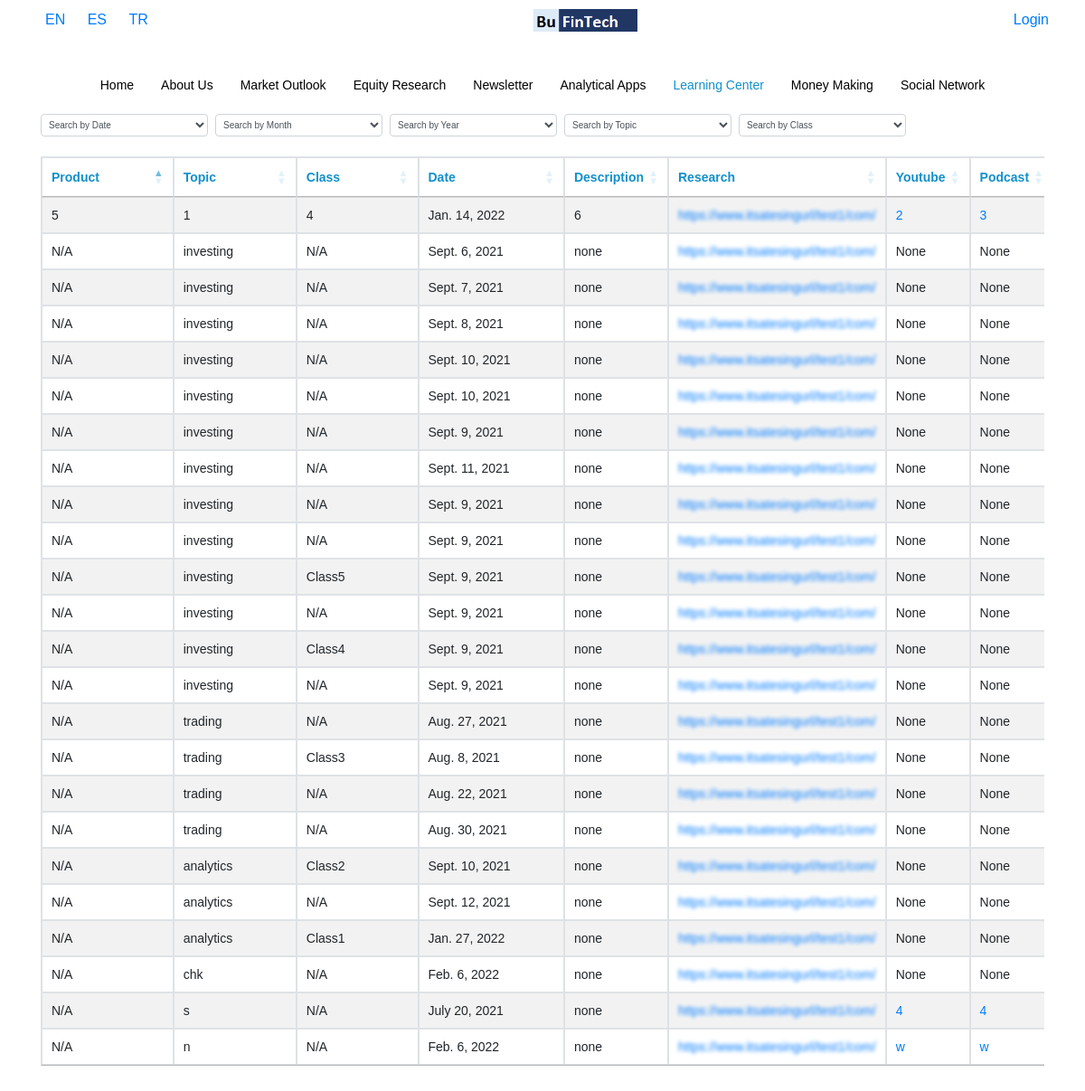
Page /en/learning-center on the earlier database version.
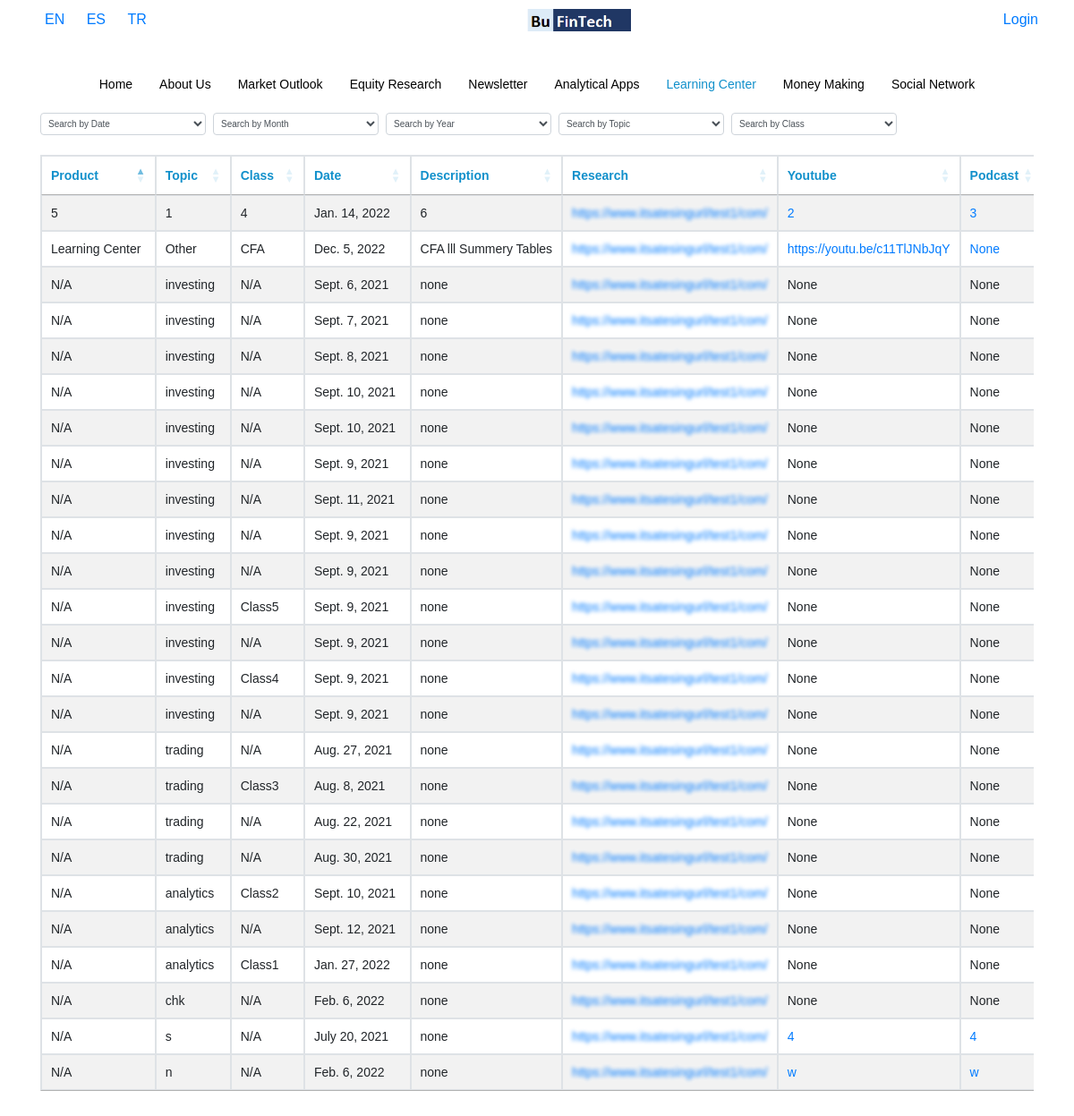
Same page on the later database version.
### base/models.py (models this page shows, shortened)
class learning(models.Model):
    Language = models.CharField(max_length=50)
    Product = models.CharField(max_length=50,blank=True, default="N/A")
    Topic = models.CharField(max_length=50,blank=True)
    Class = models.CharField(max_length=50,blank=True, default="N/A")
    Date = models.DateField(blank=True)
    Description = models.CharField(max_length=50,blank=True,default="none")
    Research = models.URLField()
    Youtube = models.CharField(max_length=50,blank=True)
    Podcast = models.CharField(max_length=50,blank=True)
    class Meta:
        verbose_name = "Learning Center"
        verbose_name_plural = "Learning Center"

### base/views.py (the view)
# urls.py: re_path(r'^(?P<Language>[a-z]{2})/learning-center$', views.learn, name='learning-center'),
def learn(request, Language):
    display_url = True
    try:
        user_payment = Api_key.objects.get(user = request.user)
    except:
        user_payment = None
    if user_payment != None:
        pass
    else:
        display_url = False
    hidden = [0,1]
    setCurrentLanguage(request, Language)
    nav_items = ListPage.objects.filter(Language=request.session['current_language']).order_by('Priority').values_list("Menu_Name","url").distinct()
    obj = learning.objects.filter(Language=request.session['current_language'])
    data = serializers.serialize("python",learning.objects.filter(Language=request.session['current_language']) )
    categories = obj.values("Topic").distinct()
    classes = obj.values("Class").distinct()
    return render (request,'base/learning.html',{'display_url':display_url, 'obj':obj,'table_form':LearningForm(),'data':data, 'hidden':hidden,"nav_items":list(dict.fromkeys(nav_items)),'Language':Language, 'categories':categories, 'classes':classes})

### base/forms.py
class LearningForm(ModelForm):
    class Meta:
        model = learning
        fields = '__all__'

### base/templatetags/current_url.py (called while the page is built)
@register.filter
def current_url(value, url):
    url = url[4:]
    value = value.replace("_","-")
    if value == "analytic-apps":
        value = "analytical-apps"
    print(value, url)
    result = re.search(value , url)
    if result != None:
        return True

### base/views.py (called while the page is built)
def setCurrentLanguage(request, Language):
    request.session['current_language'] = Language
    return

### base/templates/base/learning.html (shortened to what this page needs)
{% extends 'base/home.html' %}
{% load static %}
{% block content %}
<div class="container">
        <div class=" d-block d-md-flex searcbox">
            <select style="height: 25px; font-size: 10px; padding: 4px;" class="form-control col-12 col-md-2 mt-2 mt-md-0 mr-2" id="learning_search_date" title="Search By Date">
				<option value="">Search by Date</option>
			</select>
            <select style="height: 25px; font-size: 10px; padding: 4px;" class="form-control col-12 col-md-2 mt-2 mt-md-0 mr-2" id="learning_search_month" title="Search By Month">
				<option value="">Search by Month</option>
			</select>
            <select style="height: 25px; font-size: 10px; padding: 4px;" class="form-control col-12 col-md-2 mt-2 mt-md-0 mr-2" id="learning_search_year" title="Search By Year">
                <option value="">Search by Year</option>
            </select>
            <select style="height: 25px; font-size: 10px; padding: 4px;" class="form-control col-12 col-md-2 mt-2 mt-md-0 mr-2" id="learning_search" title="Search By Category">
                <option value="">Search by Topic</option>
            </select>
            <select style="height: 25px; font-size: 10px; padding: 4px;" class="form-control col-12 col-md-2 mt-2 mt-md-0 mr-2" id="learning_search_class" title="Search By Category">
                <option value="">Search by Class</option>
            </select>
        </div>
	<br />
    <div class="width">
    <table id="example" class="table table-striped table-bordered" style="width:101%">
        <thead>
            <tr>
                {% for field in table_form %}
                    {% if field.label  == 'Url' %}
                        {% if display_url %}
                            <th> {{field.label}} </th>
                        {% endif %}
                    {% elif field.label  == 'Language' %}
                    {% else %}
                        <th> {{field.label}} </th>
                    {% endif %}
				{% endfor %}
            </tr>
        </thead>
        <tbody>
            {% for instance in data %}
                <tr>
                {% for field, value in instance.fields.items %}
                            {% if field == 'Research' %}
                                {% if display_url == False %}
                                    <td style="min-width: 203px;">
                                        <a class="blurLinks" href="{% url 'payment' %}" onmouseover="hov(this)" onmouseout="hovOut(this)">https://www.itsatesingurl/test1/com/</a>
                                    </td>
                                {% else %}
                                    <td> <a  href="{{value}}">{{value}}</a></td>
                                {% endif %}
                            {% elif field == 'Language' %}
                            {% elif field == 'Youtube' %}
                                {% if value %}
                                    <td> <a  href="{{value}}">{{value}}</a></td>
                                {% else %}
                                    <td>None</td>
                                {% endif %}
                            {% elif field == 'Podcast' %}
                                {% if value %}
                                    <td><a href="{{value}}">{{value}}</a></td>
                                {% else %}
                                    <td>None</td>
                                {% endif %}
                            {% else %}
                                <td> {{value }} </td>
                            {%endif%}
                {% endfor %}
                </tr>
            {% endfor %}
        </tbody>
    </table>
    </div>
</div>
{% endblock content %}

### base/templates/base/home.html (shortened to what this page needs)
 {% load static %}
 <!DOCTYPE html>
<html>
<head>
    {% include 'base/head.html' %}
</head>
<body  style="overflow-x:hidden;">
<div class="container-fluid" id="page"  style="overflow-x:hidden;">
    {% include 'base/navbar.html' %}
    {% block content %}{% endblock content %}
</div>
</body>
</html>

### base/templates/base/head.html (shortened to what this page needs)
{% load static %}
<link rel="stylesheet" href=" {% static 'base/style.css' %} ">
<link rel="stylesheet" href=" {% static 'base/url.css' %} ">
<link rel="stylesheet" href="https://maxcdn.bootstrapcdn.com/bootstrap/4.5.2/css/bootstrap.min.css">
<link rel="stylesheet" href="https://cdnjs.cloudflare.com/ajax/libs/font-awesome/4.7.0/css/font-awesome.min.css">
<link rel="stylesheet" href="https://cdnjs.cloudflare.com/ajax/libs/bootstrap-datepicker/1.8.0/css/bootstrap-datepicker.min.css" />
<link rel="stylesheet" type="text/css" href="https://cdn.datatables.net/1.10.25/css/jquery.dataTables.css">

### base/templates/base/navbar.html (shortened to what this page needs)
{% load static %}
{% load current_url %}
<link type="text/css" rel="stylesheet" href="{% static 'sidebar/demo.css' %}" />
<link type="text/css" rel="stylesheet" href="{% static 'sidebar/mmenu.css' %}" />
<div class="header">
	<div class="" >
		<span class="float-left d-none d-md-inline">
			<a class="myBtn a-effect" href="{% url request.resolver_match.url_name Language='en'  %}" style="text-decoration: none;">EN</a>
			<a class="myBtn a-effect" href="{% url request.resolver_match.url_name Language='es'  %}" style="text-decoration: none;">ES</a>
			<a class="myBtn a-effect" href="{% url request.resolver_match.url_name Language='tr'  %}" style="text-decoration: none;">TR</a>
		</span>
		<a href="{% url 'redirect_index' %}" id="middleLogo">  <img style="width: 116px;" src="{% static 'images/bufintech_logo1.png' %}"></a>
		<div class="d-none d-md-block float-right">
			{% if request.user.is_authenticated %}
			<a href="{% url 'profile' %}">Profile</a>
			<!-- {% if not display_url %}
			<a style="margin-left: 10px;" href="{% url 'payment' %}">Subscribe</a>
			{% endif %} -->
			<a style="margin-left: 10px;" href="{% url 'payment' %}">Subscribe</a>
			<a class="myBtn a-effect" href="{% url 'logout'  %}" style="text-decoration: none;">Logout</a>
			{% else %}
			<a href="{% url 'login' %}">Login</a>
			{% endif %}
		</div>
	</div>
</div>
<div class=" d-none d-md-flex justify-content-center" style="margin-top: 3%;">
    <ul class="ul-flex">
		{%for item in nav_items%}
		{% if item.1|current_url:request.path  %}
		<li><a href="{% url item.1 Language=Language %}" style="color: #1190cb;">{{item.0}}</a></li>
		{% else %}
		<li><a href="{% url item.1 Language=Language %}">{{item.0}}</a></li>
		{% endif %}
		{% endfor %}
    </ul>
</div>

### mysite/static/base/style.css (style rules this page uses)
html, body { height: 100%; width: 100%; height: 100vh; width: 100vw; margin: 0; }
.width { overflow-x: auto; white-space: nowrap; margin-bottom: 50px; }
ul { padding: 0; list-style: none; }
ul li { color:#1190cb; position: relative; line-height: 21px; text-align: left; display: inline; padding:0px 10px; list-style:none; }
ul li a { padding: 0px 10px; color: black; text-decoration: none; }
th { color:#1190cb; }
td { width:25%; }
a { color:black; }
.myBtn { text-decoration: none; cursor: pointer; padding: 0px 10px; }
.ul-flex { display: flex; flex-wrap: wrap; justify-content: center; }
.ul-flex li { padding: 5px; }

### mysite/static/base/url.css (style rules this page uses)
.blurLinks { filter: blur(2px); -webkit-filter: blur(2px); }

### mysite/static/sidebar/demo.css (style rules this page uses)
html, body { padding: 0; margin: 0; }
body { background-color: #fff; font-family: Arial, Helvetica, Verdana; font-size: 14px; line-height: 22px; color: #666; position: relative; -webkit-text-size-adjust: none; }
.header, .content, .footer { text-align: center; }
.header, .footer { background: #fff; font-size: 16px; color: #000; line-height: 44px; -moz-box-sizing: border-box; box-sizing: border-box; width: 100%; height: 44px; padding: 0 25px; }
.a-effect { color: #007bff !important; text-decoration: none !important; background-color: transparent !important; cursor: pointer !important; }

### mysite/static/sidebar/mmenu.css (style rules this page uses)
:root { --mm-line-height:20px;--mm-listitem-size:44px;--mm-navbar-size:44px;--mm-offset-top:0;--mm-offset-right:0;--mm-offset-bottom:0;--mm-offset-left:0;--mm-color-border:rgba(0, 0, 0, 0.1);--mm-color-button:rgba(0, 0, 0, 0.3);--mm-color-text:rgba(0, 0, 0, 0.75);--mm-color-text-dimmed:rgba(0, 0, 0, 0.3);--mm-color-background:#f3f3f3;--mm-color-background-highlight:rgba(0, 0, 0, 0.05);--mm-color-background-emphasis:rgba(255, 255, 255, 0.4);--mm-shadow:0 0 10px rgba(0, 0, 0, 0.3) }
.mm-wrapper { overflow-x:hidden;position:relative }
.mm-page { -webkit-box-sizing:border-box;box-sizing:border-box;position:relative }
.mm-slideout { -webkit-transition:-webkit-transform .4s ease;transition:-webkit-transform .4s ease;-o-transition:transform .4s ease;transition:transform .4s ease;transition:transform .4s ease,-webkit-transform .4s ease;z-index:1 }
:root { --mm-iconbar-size:50px }
:root { --mm-iconpanel-size:50px }
:root { --mm-sidebar-collapsed-size:50px;--mm-sidebar-expanded-size:440px }

Differences in the rows shown:
added learning: fields "Learning Center" "Other" "CFA" "Dec. 5, 2022" "CFA lll Summery Tables", fields "https://youtu.be/c11TlJNbJqY", fields "None"
Other differences:
new list line: "https://www.itsatesingurl/test1/com/"
